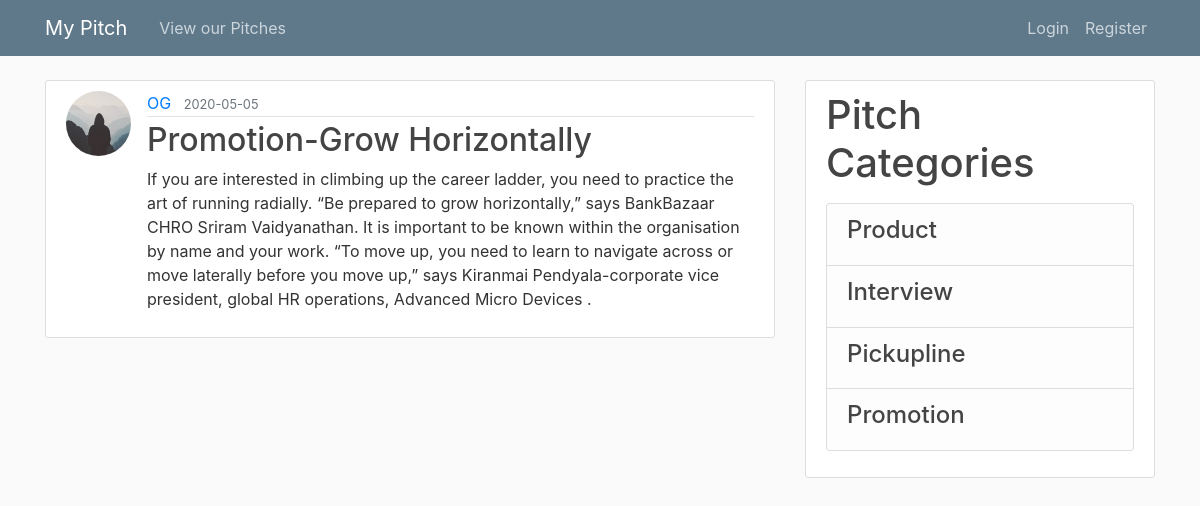
Screenshot of /post/2 with the database file from the repository.
### app/models.py (models this page shows, shortened)
class User(db.Model, UserMixin):
    id = db.Column(db.Integer, primary_key=True)
    username = db.Column(db.String(20), unique=True, nullable=False)
    email = db.Column(db.String(120), unique=True, nullable=False)
    image_file = db.Column(db.String(20), nullable=False, default='default.jpg')
    password = db.Column(db.String(60), nullable=False)
    posts = db.relationship('Post', backref='author', lazy=True)

class Post(db.Model):
    id = db.Column(db.Integer, primary_key=True)
    title = db.Column(db.String(100), nullable=False)
    date = db.Column(db.DateTime, nullable=False, default=datetime.utcnow)
    content = db.Column(db.Text, nullable=False)
    user_id = db.Column(db.Integer, db.ForeignKey('user.id'), nullable=False)

### app/routes.py (the view)
@app.route("/post/<int:post_id>")
def post(post_id):
    post = Post.query.get_or_404(post_id)
    return render_template('pitch.html', title=post.title, post=post)

### app/templates/pitch.html (shortened to what this page needs)
{% extends "base.html" %}
{% block content %}
<article class="media content-section">
  <img class="rounded-circle article-img"
    src="{{ url_for('static', filename='profile_pics/' + post.author.image_file) }}">
  <div class="media-body">
    <div class="article-metadata">
      <a class="mr-2" href="{{ url_for('user_posts', username=post.author.username) }}">{{ post.author.username }}</a>
      <small class="text-muted">{{ post.date.strftime('%Y-%m-%d') }}</small>
    </div>
    <h2 class="article-title">{{ post.title }}</h2>
    <p class="article-content">{{ post.content }}</p>
  </div>
</article>
{% endblock content %}

### app/static/styles.css (style rules this page uses)
body { background: #fafafa; color: #333333; margin-top: 5rem; }
h1, h2, h3, h4, h5, h6 { color: #444444; }
.content-section { background: #ffffff; padding: 10px 20px; border: 1px solid #dddddd; border-radius: 3px; margin-bottom: 20px; }
.article-title { color: #444444; }
.article-content { white-space: pre-line; }
.article-img { height: 65px; width: 65px; margin-right: 16px; }
.article-metadata { padding-bottom: 1px; margin-bottom: 4px; border-bottom: 1px solid #e3e3e3 }

### rows the page displays
User: image_file (placeholder picture), author.username "OG"
Post: date "2020-05-05", title "Promotion-Grow Horizontally", content "If you are interested in climbing up the career ladder, you need to practice the art of running radially. “Be prepared to grow horizontally,” says BankBazaar CHRO Sriram Vaidyanathan. It is important to be known within the organisation by name and your work. “To move up, you need to learn to navigate across or move laterally before you move up,” says Kiranmai Pendyala-corporate vice president, global HR operations, Advanced Micro Devices ."
